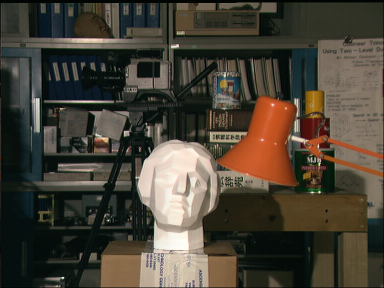
#> input picture dataset/TsukubaL.png, 384 x 288 px; its folder holds 4 pictures in this run
$ python run_stereo_simulation_verilog.py
#> lines starting #> are read from the running program, lines starting #| are printed output that depends on the picture; pictures that were not available may be replaced by others from this repository, and a replacement may not be noted
import os
import filecmp
import subprocess


import numpy as np
from PIL import Image

import scripts.Image_input_test as Image_input_test
import scripts.Image_result_test as Image_result_test

import argparse
parser = argparse.ArgumentParser(description='Stereo Vision Core Simulation')
parser.add_argument('-D','--Disparity', default=64, type=int, help='disparity levels')
parser.add_argument('-Wc','--Wcensus', default=7, type=int, help='Census window size')
parser.add_argument('-Wh','--Whamming', default=13, type=int, help='Hamming window size')
parser.add_argument('-N','--Nbits', default=8, type=int, help='Number of bits per pixel')
parser.add_argument('-im','--image', default='Tsukuba', type=str, help='image: [Tsukuba, Cones, Teddy]')


def main():
    # this are the configuration parameters of the accelerator passed trought the TB
    args=parser.parse_args()
    D=args.Disparity
    Wc=args.Wcensus
    Wh=args.Whamming
    N=args.Nbits

    image=args.image
    # These are the input images to be evaluated
    if image=="Tsukuba":
        Thresh=32 # Factor 8 for rendering the image 255/8=32
    if image=="Cones":
        Thresh=64 # Factor 4 for rendering the image 255/4=64
    if image=="Teddy":
        Thresh=64 # Factor 4 for rendering the image 255/4=64
    if image=="Venus":
        Thresh=32 # Factor 8 for rendering the image 255/8=32

    # These are the input images to be evaluated

    Left_image = np.array(Image.open(f"./dataset/{image}L.png").convert('L'))
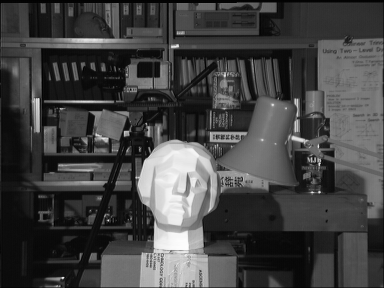
#> Left_image: shape (288, 384); min 0, max 253, mean 67.2
    Right_image = np.array(Image.open(f"./dataset/{image}R.png").convert('L'))
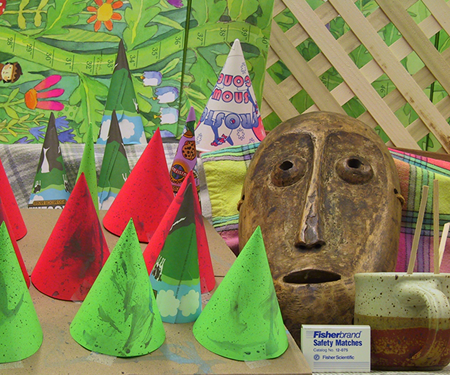
#> input picture dataset/ConesL.png, 450 x 375 px, given in place of TsukubaR.png, which was not available
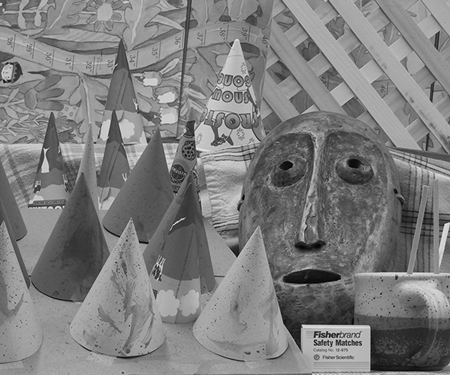
#> Right_image: shape (375, 450); min 0, max 235, mean 125.5

    im_shape=Left_image.shape
#> im_shape = (288, 384)

    im_shape=Left_image.shape
    if len(im_shape)<3:
        (N_filas, N_columnas)=im_shape
#> N_filas = 288; N_columnas = 384
        num_channels = 0
    else:
        (N_filas, N_columnas, num_channels)=im_shape

    print(im_shape)
#| (288, 384)


    command = "rm -R ./work"
    print(command)
    os.system(command)

    # This function serializes the images to make them compatible with the accelerator processing architecture

#> (the run stopped early here; a loop or call above may not have finished)
